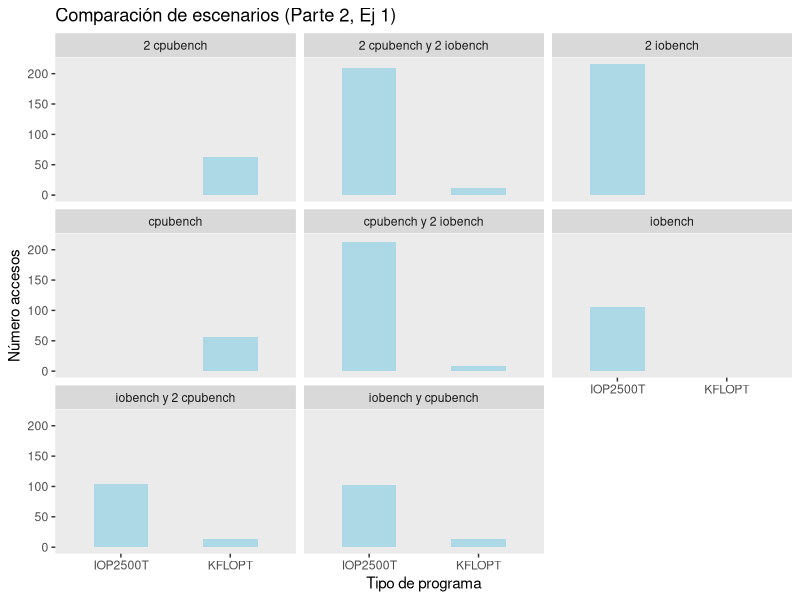

The R source for this figure:
######### Ejecucion #########

#> $ Rscript plot.R

######### Packages  #########
packages <- c("readxl", "tseries", "dynlm", "mFilter", "ggplot2", "dplyr")
sapply(packages, require, character.only = TRUE)

######### bases #########

cpubench <- read.table("cpubench.txt", quote="\"", comment.char="")
c0 <- mean(cpubench[,2])

cpubench_2iobench <- read.table("cpubench_2iobench.txt", quote="\"", comment.char="")
c1 <- filter(cpubench_2iobench, V3 == "KFLOPT")
c1 <- mean(c1[,2])

i1 <- filter(cpubench_2iobench, V3 == "IOP2500T")
i1 <- mean(i1[,2])
i1 

cpubench2 <- read.table("2cpubench.txt", quote="\"", comment.char="")
c2 <- mean(cpubench2[,2])

cpubench2_2iobench <- read.table("2cpubench_2iobench.txt", quote="\"", comment.char="")
c3 <- filter(cpubench2_2iobench, V3 == "KFLOPT")
c3 <- mean(c3[,2])

i3 <- filter(cpubench2_2iobench, V3 == "IOP2500T")
i3 <- mean(i3[,2])

iobench <- read.table("iobench.txt", quote="\"", comment.char="")
i4 <- filter(iobench, V3 == "IOP2500T")
i4 <- mean(i4[,2])

iobench_2cpubench <- read.table("iobench_2cpubench.txt", quote="\"", comment.char="")
c5 <- filter(iobench_2cpubench, V3 == "KFLOPT")
c5 <- mean(c5[,2])

i5 <- filter(iobench_2cpubench, V3 == "IOP2500T")
i5 <- mean(i5[,2])

iobench_cpubench <- read.table("iobench_cpubench.txt", quote="\"", comment.char="")
c6 <- filter(iobench_cpubench, V3 == "KFLOPT")
c6 <- mean(c6[,2])

i6 <- filter(iobench_cpubench, V3 == "IOP2500T")
i6 <- mean(i6[,2])

iobench2 <- read.table("2iobench.txt", quote="\"", comment.char="")
i7 <- filter(iobench2, V3 == "IOP2500T")
i7 <- mean(i7[,2])

escenarios <- c("cpubench(c0)", "cpubench_2iobench(c1)","cpubench_2iobench(i1)", "cpubench2(c2)", "cpubench2_2iobench(c3)",
                "cpubench2_2iobench(i3)", "iobench(4)", "iobench_2cpubench(c5)", "iobench_2cpubench(i5)",
                "iobench_cpubench(c6)", "iobench_cpubench(i6)", "cpubench2")
promedios <- c(c(c0), c(c1,i1), c(c2), c(c3,i3), c(i4), c(c5,i5), c(c6,i6), c(i7))

table <- data.frame(escenarios, promedios)
table

######### plot y .png #########

png(file = "plot_part4_es1.png")
bind_rows("cpubench" = cpubench, "cpubench y 2 iobench" = cpubench_2iobench,
          "2 cpubench" = cpubench2, "2 cpubench y 2 iobench" = cpubench2_2iobench,
          "iobench" = iobench, "iobench y 2 cpubench" = iobench_2cpubench,
          "iobench y cpubench" = iobench_cpubench, "2 iobench" = iobench2,
          .id = "id") %>%
    ggplot(mapping = aes(x = V3)) +
        geom_bar(width=0.5, fill='lightblue') +
        facet_wrap(~id) +
        theme(panel.grid = element_blank()) +
        labs(title = "Comparación de escenarios (Parte 2, Ej 1)", y = "Número accesos", x= "Tipo de programa") 
dev.off()
